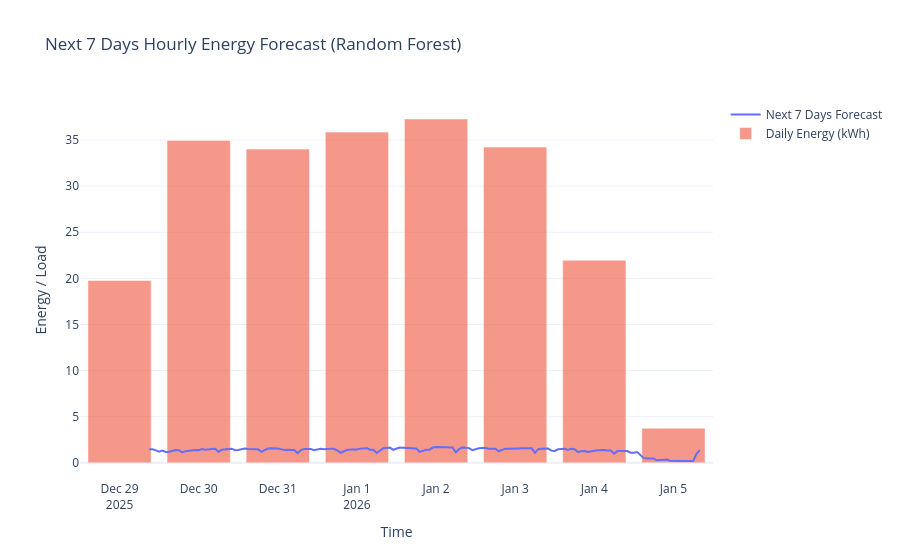

Notebook cell for this chart:
### Code cell
daily_forecast = (
    forecast_df
    .resample("D")
    .sum()
)

fig.add_trace(go.Bar(
    x=daily_forecast.index,
    y=daily_forecast["Predicted"],
    name="Daily Energy (kWh)",
    opacity=0.6
))

### Figure 1 — Plotly figure (JSON) as saved in the notebook; plotly's stock layout.template omitted (floating-point values rounded to 4 significant figures; data arrays with more than 128 entries replaced by an {"elided": "..."} marker saying what was removed)
{"data": [{"line": {"width": 2}, "mode": "lines", "name": "Next 7 Days Forecast", "type": "scatter", "x": {"elided": "168 str values"}, "y": {"elided": "168 float values"}}, {"name": "Daily Energy (kWh)", "opacity": 0.6, "type": "bar", "x": ["2025-12-29T00:00:00.000000000", "2025-12-30T00:00:00.000000000", "2025-12-31T00:00:00.000000000", "2026-01-01T00:00:00.000000000", "2026-01-02T00:00:00.000000000", "2026-01-03T00:00:00.000000000", "2026-01-04T00:00:00.000000000", "2026-01-05T00:00:00.000000000"], "y": [19.77, 34.96, 34.01, 35.86, 37.28, 34.23, 21.96, 3.744]}], "layout": {"title": {"text": "Next 7 Days Hourly Energy Forecast (Random Forest)"}, "xaxis": {"title": {"text": "Time"}}, "yaxis": {"title": {"text": "Energy / Load"}}}}
